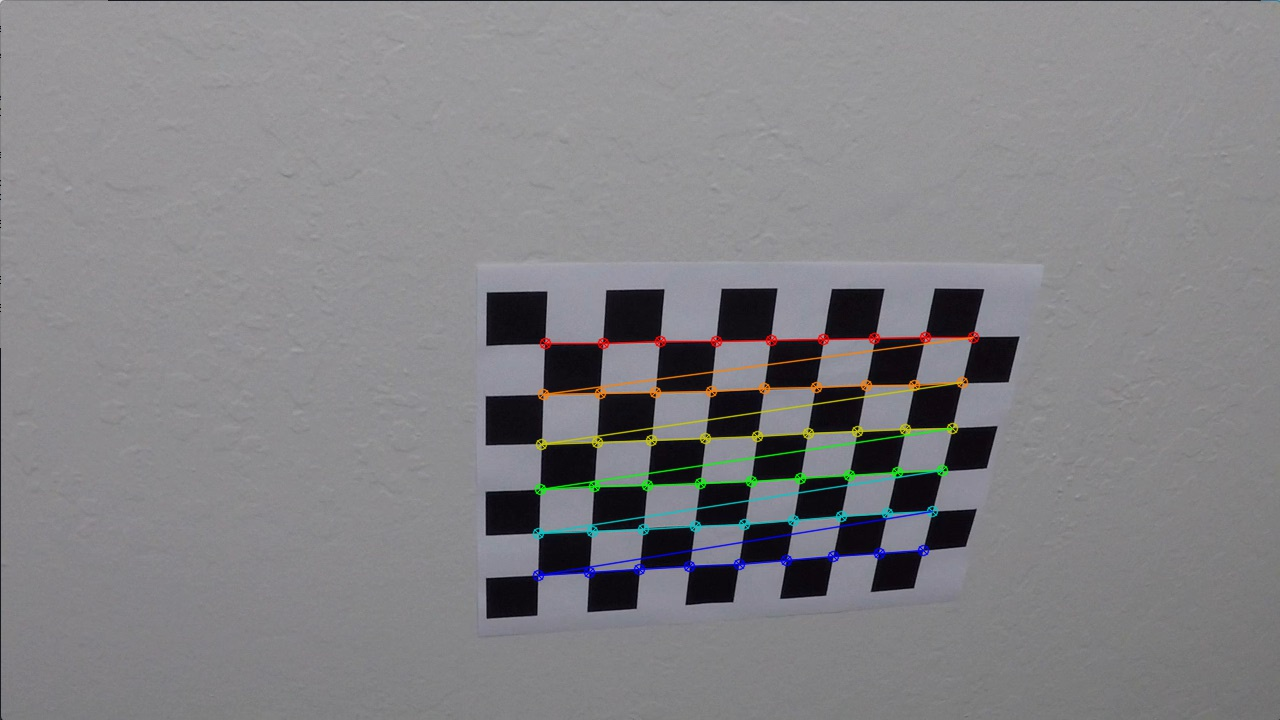
#> input picture result/chess_board_corners/board1.jpg, 1280 x 720 px
$ python -i advance-lane.py   (imports and definitions only)   (older library calls are emulated)
#> lines starting #> are read from the running program, lines starting #| are printed output that depends on the picture; after the words box and inside, x2 and y2 are one past the last pixel; in counts of white or black regions, pixels touching at a corner belong together
import numpy as np
import cv2
import glob
import matplotlib.pyplot as plt
from collections import deque
from moviepy.editor import VideoFileClip

ksize = 7
# prepare object points, like (0,0,0), (1,0,0), (2,0,0) ....,(6,5,0)
objp = np.zeros((6*9,3), np.float32)
objp[:,:2] = np.mgrid[0:9, 0:6].T.reshape(-1,2)

# Arrays to store object points and image points from all the images.
objpoints = [] # 3d points in real world space
imgpoints = [] # 2d points in image plane.

# Make a list of calibration images
images = glob.glob('camera_cal/calibration*.jpg')


# Step through the list and search for chessboard corners
# [16 lines not run here, left out]

# [7 lines left out: function undistort_image, not called in this run]

# Saturation color channel binary threshold.
def s_threshold(img, s_thresh=(0, 255)):
    s_channel = cv2.cvtColor(img, cv2.COLOR_RGB2HLS)[:,:,2]
    # Threshold color channel
    s_binary = np.zeros_like(s_channel)
    s_binary[(s_channel >= s_thresh[0]) & (s_channel <= s_thresh[1])] = 1
    return s_binary

# Define a function that takes an image, gradient orientation,
# and threshold min / max values.
def abs_sobel_thresh(img, orient='x', sobel_kernel=3, thresh=(0, 255)):
    # Convert to grayscale
    gray = cv2.cvtColor(img, cv2.COLOR_RGB2GRAY)
    # Apply x or y gradient with the OpenCV Sobel() function
    # and take the absolute value
    if orient == 'x':
        abs_sobel = np.absolute(cv2.Sobel(gray, cv2.CV_64F, 1, 0, ksize = sobel_kernel))
    if orient == 'y':
        abs_sobel = np.absolute(cv2.Sobel(gray, cv2.CV_64F, 0, 1))
    # Rescale back to 8 bit integer
    scaled_sobel = np.uint8(255*abs_sobel/np.max(abs_sobel))
    # Create a copy and apply the threshold
    binary_output = np.zeros_like(scaled_sobel)
    # Here I'm using inclusive (>=, <=) thresholds, but exclusive is ok too
    binary_output[(scaled_sobel >= thresh[0]) & (scaled_sobel <= thresh[1])] = 1
    # But the binary image just pitch black with no edges in it.
    # Return the result
    return binary_output

# Define a function to return the magnitude of the gradient
# for a given sobel kernel size and threshold values
def mag_thresh(img, sobel_kernel=3, mag_thresh=(0, 255)):
    # Convert to grayscale
    gray = cv2.cvtColor(img, cv2.COLOR_RGB2GRAY)
    # Take both Sobel x and y gradients
    sobelx = cv2.Sobel(gray, cv2.CV_64F, 1, 0, ksize=sobel_kernel)
    sobely = cv2.Sobel(gray, cv2.CV_64F, 0, 1, ksize=sobel_kernel)
    # Calculate the gradient magnitude
    gradmag = np.sqrt(sobelx**2 + sobely**2)
    # Rescale to 8 bit
    scale_factor = np.max(gradmag)/255
    gradmag = (gradmag/scale_factor).astype(np.uint8)
    # Create a binary image of ones where threshold is met, zeros otherwise
    binary_output = np.zeros_like(gradmag)
    binary_output[(gradmag >= mag_thresh[0]) & (gradmag <= mag_thresh[1])] = 1

    # Return the binary image
    return binary_output

# Define a function to threshold an image for a given range and Sobel kernel
def dir_threshold(img, sobel_kernel=3, thresh=(0, np.pi/2)):
    # Grayscale
    gray = cv2.cvtColor(img, cv2.COLOR_RGB2GRAY)

    # Calculate the x and y gradients
    sobelx = cv2.Sobel(gray, cv2.CV_64F, 1, 0, ksize=sobel_kernel)
    sobely = cv2.Sobel(gray, cv2.CV_64F, 0, 1, ksize=sobel_kernel)

    # Take the absolute value of the gradient direction,
    # apply a threshold, and create a binary image result
    absgraddir = np.arctan2(np.absolute(sobely), np.absolute(sobelx))
    binary_output =  np.zeros_like(absgraddir)
    binary_output[(absgraddir >= thresh[0]) & (absgraddir <= thresh[1])] = 1

    # Return the binary image
    return binary_output

def pipeline(img):
    # Apply each of the thresholding functions
    gradx = abs_sobel_thresh(img, orient='x', sobel_kernel=ksize, thresh=(10, 255))
    grady = abs_sobel_thresh(img, orient='y', sobel_kernel=ksize, thresh=(60, 255))
    mag_binary = mag_thresh(img, sobel_kernel=ksize, mag_thresh=(40, 255))
    dir_binary = dir_threshold(img, sobel_kernel=ksize, thresh=(.65, 1.05))
    saturation_binary = s_threshold(img, s_thresh=(160, 255))

    combined = np.zeros_like(dir_binary)
    combined[((gradx == 1) & (grady == 1)) | ((mag_binary == 1) & (dir_binary == 1)) | (saturation_binary == 1)] = 1

    return combined


# [17 lines left out: function region_of_interest, not called in this run]

# images = glob.glob('./test_images/test*.jpg')

top_left = [560, 470]
top_right = [730, 470]
bottom_right = [1080, 720]
bottom_left = [200, 720]

pts = np.array([bottom_left,bottom_right,top_right,top_left])
pts = np.float32(pts.tolist())


top_left_dst = [200,0]
top_right_dst = [1100,0]
bottom_right_dst = [1100,720]
bottom_left_dst = [200,720]

test_src = pts
test_dst = np.array([bottom_left_dst,bottom_right_dst,top_right_dst,top_left_dst])
test_dst = np.float32(test_dst.tolist())


class Line():
    def __init__(self):
        # x values of the last n fits of the line
        self.left_x_polyfits  = deque(maxlen=5)

        self.right_x_polyfits  = deque(maxlen=5)
        # average of the polyfits from the deque.
        self.mean_left_polyfits = 0
        self.mean_right_polyfits = 0

        # maximum allowed gap between x coordinates of
        # 2 consecutive frames to pass sanity check.
        self.max_next_frame_gap = 100
        # last values of gap between min and max values of each lane line.
        self.last_left_gap = 0
        self.last_right_gap = 0

    # [67 lines left out: functions add_mean_fit_left, add_mean_fit_right, get_mean_x_fits, sanity_check_return_mean_fit, not called in this run]


Left_line = Line()
Right_line = Line()

# [160 lines left out: function process_image, not called in this run]

video_output = './result/result.mp4'
# [1 line that did not run here, left out]
# [1 line that did not run here, left out]
# [1 line not run here, left out]

>>> import cv2
>>> picture = cv2.imread('result/chess_board_corners/board1.jpg')
#> picture is the input picture: shape (720, 1280, 3); mean B, G, R 133, 130, 130.6
>>> result = pipeline(picture)
#> in pipeline, `gradx = abs_sobel_thresh(img, orient='x', sobel_kernel=ksize, thresh=(..`:
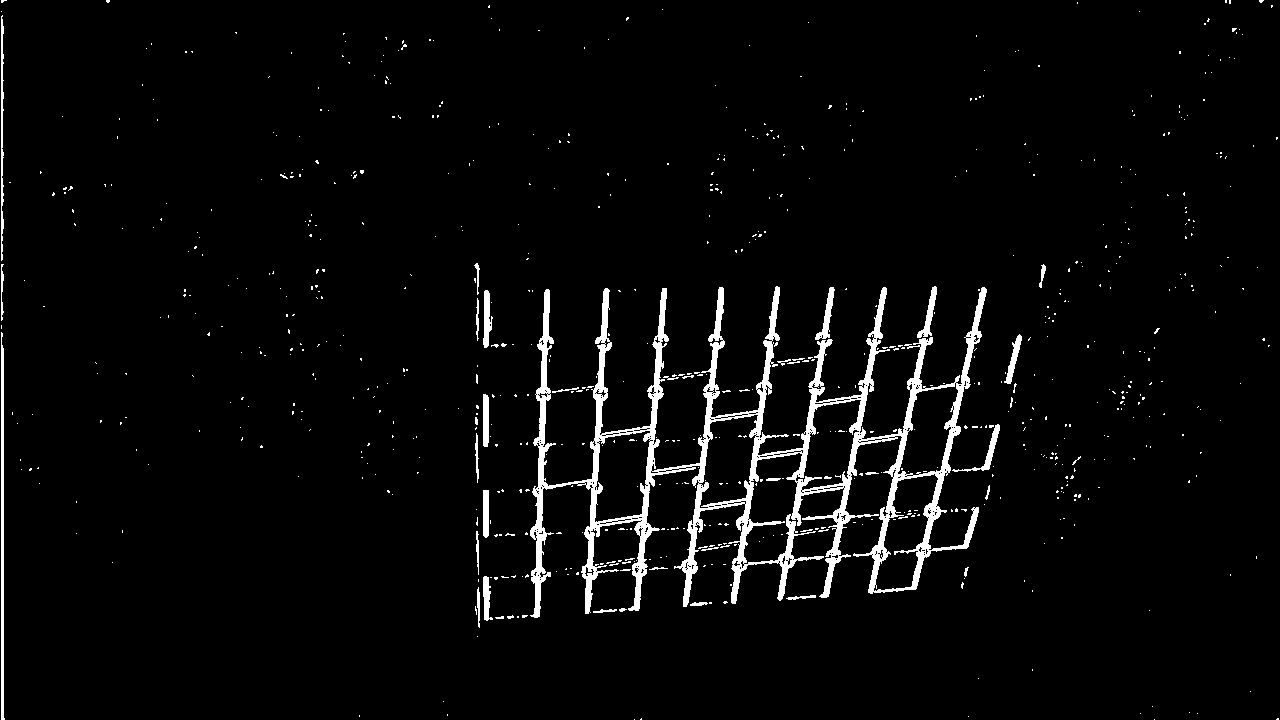
#> gradx: shape (720, 1280); values 0 (black) and 1 (white), 3.6% white; 749 white regions (713 under 20 px), largest, box (x1, y1, x2, y2) and area: (530, 286, 987, 618) 24567, (1, 332, 5, 720) 1141, (1, 15, 4, 261) 521
#> in mag_thresh, `scale_factor = np.max(gradmag)/255`: scale_factor = 362.3
#> in dir_threshold, `absgraddir = np.arctan2(np.absolute(sobely), np.absolute(sobelx))`:
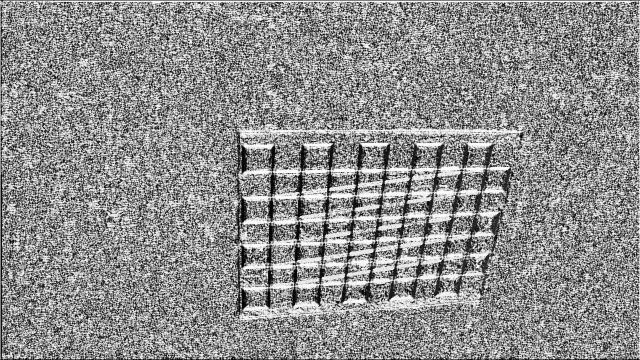
#> absgraddir: shape (720, 1280) float64 (shown at 1/2 size); min 0, max 1.57, mean 0.874; drawn with min black and max white
#> in pipeline, `dir_binary = dir_threshold(img, sobel_kernel=ksize, thresh=(.65, 1.05))`:
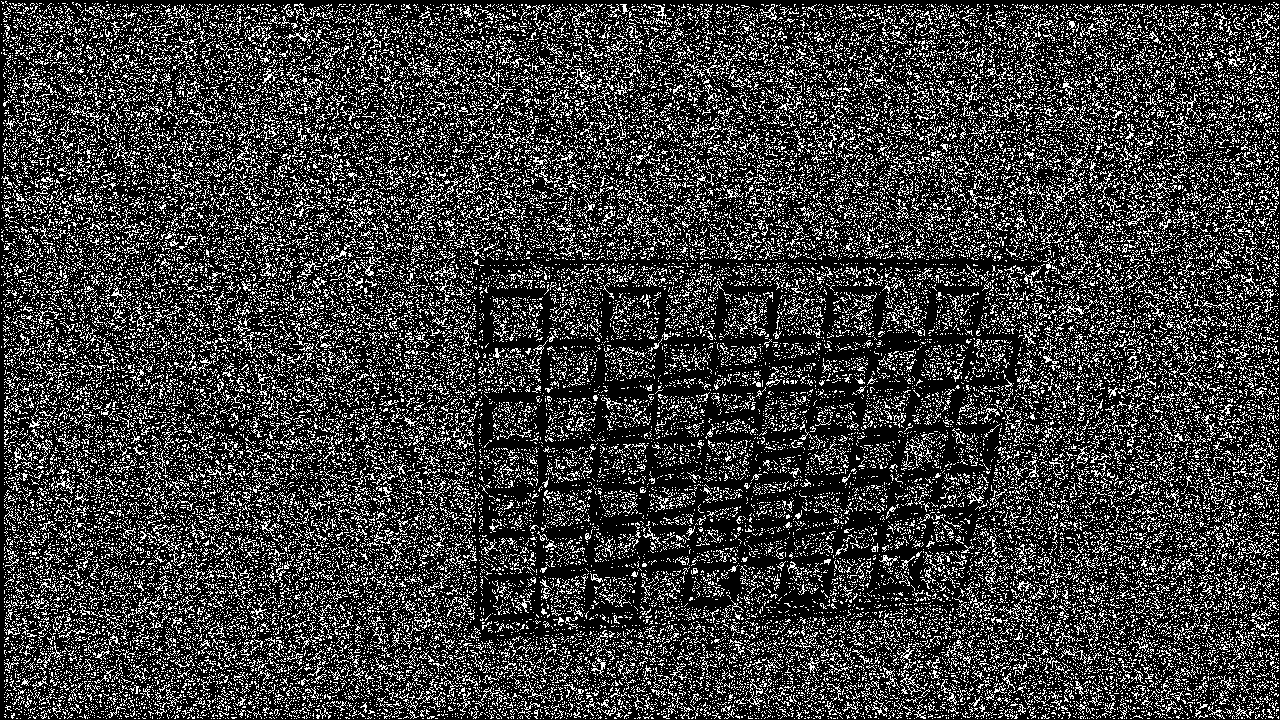
#> dir_binary: shape (720, 1280) float64; values 0 (black) and 1 (white), 23.6% white in thin lines or dots
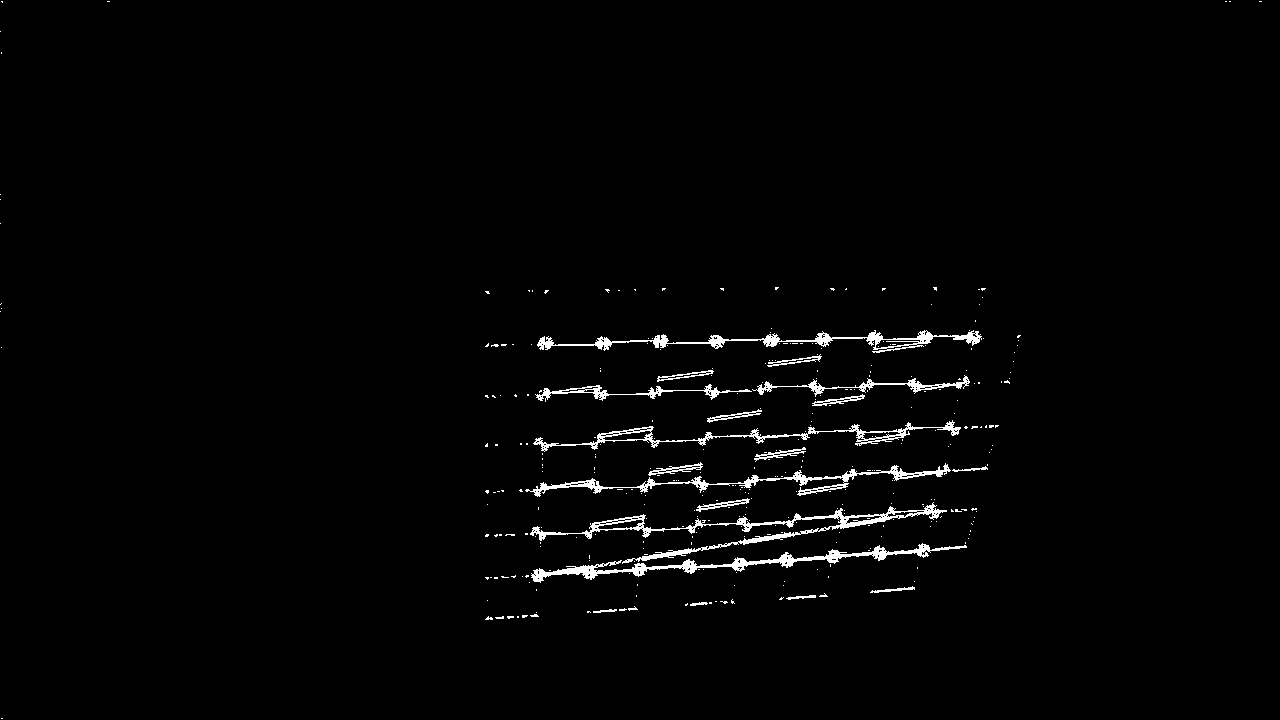
#> result: shape (720, 1280) float64; values 0 (black) and 1 (white), 1.7% white; 334 white regions (314 under 20 px), largest, box (x1, y1, x2, y2) and area: (530, 502, 947, 564) 2840, (531, 543, 967, 583) 2477, (537, 330, 982, 353) 2140

$ run again, on result/chess_board_corners/board13.jpg
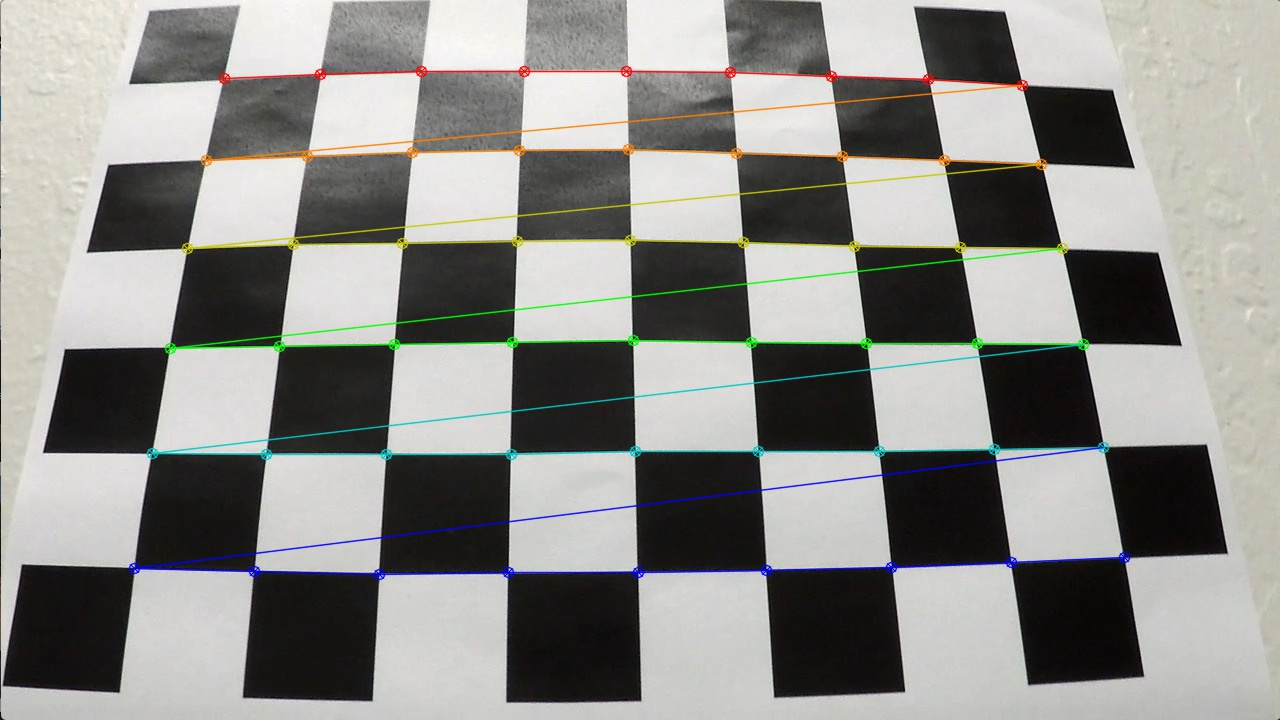
#> input picture result/chess_board_corners/board13.jpg, 1280 x 720 px
#> picture is the input picture: shape (720, 1280, 3); mean B, G, R 137.4, 141.1, 141.3
#> in pipeline, `gradx = abs_sobel_thresh(img, orient='x', sobel_kernel=ksize, thresh=(..`:
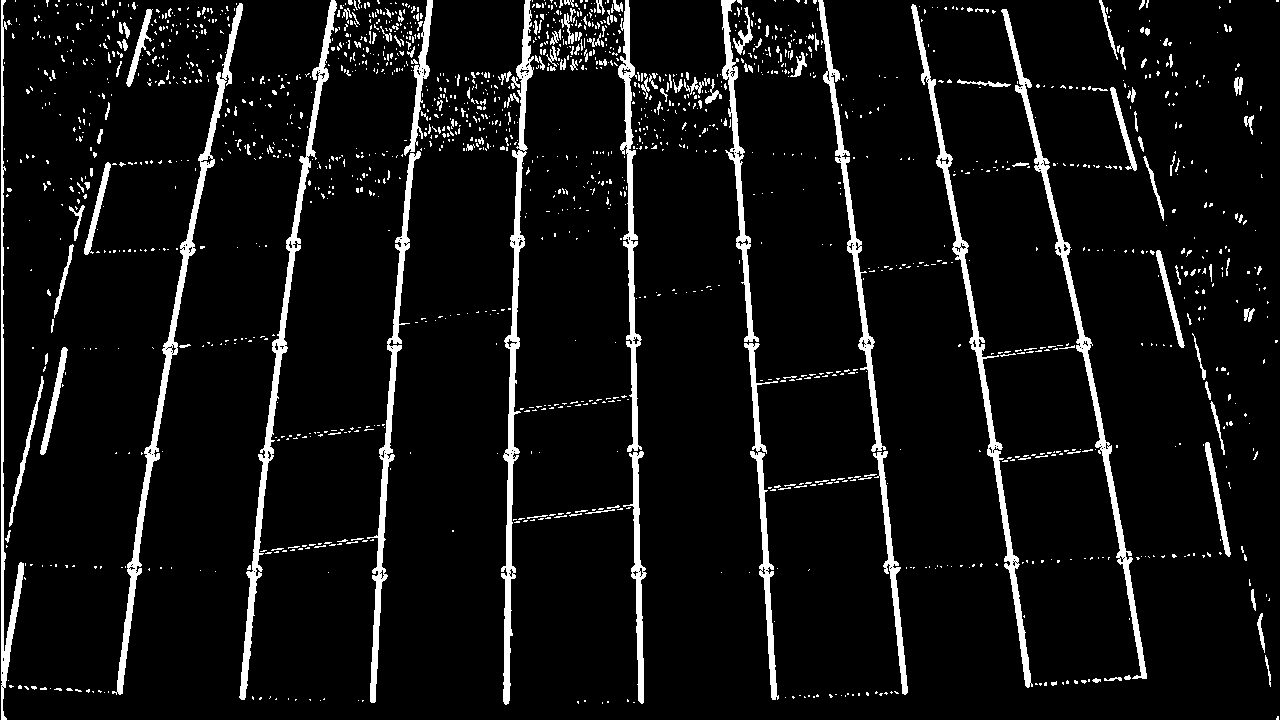
#> gradx: shape (720, 1280); values 0 (black) and 1 (white), 7% white; 1721 white regions (1547 under 20 px), largest, box (x1, y1, x2, y2) and area: (112, 3, 243, 695) 4812, (239, 0, 337, 700) 4808, (501, 0, 534, 705) 4737
#> grady: shape (720, 1280); values 0 (black) and 1 (white), 3.5% white; 550 white regions (451 under 20 px), largest, box (x1, y1, x2, y2) and area: (944, 158, 1135, 175) 862, (396, 339, 632, 346) 807, (994, 445, 1104, 462) 655
#> scale_factor = 530.7
#> mag_binary: shape (720, 1280); values 0 (black) and 1 (white), 8.8% white; 89 white regions (83 under 20 px), largest, box (x1, y1, x2, y2) and area: (1, 0, 1230, 705) 80156, (0, 0, 4, 465) 797, (694, 96, 723, 104) 94, (0, 710, 5, 720) 32, (459, 73, 486, 74) 27, (395, 1, 407, 3) 22
#> dir_binary: shape (720, 1280) float64; values 0 (black) and 1 (white), 20.6% white in thin lines or dots
#> saturation_binary: shape (720, 1280); values 0 (black) and 1 (white), 2.1% white in thin lines or dots
#> `result = pipeline(picture)`:
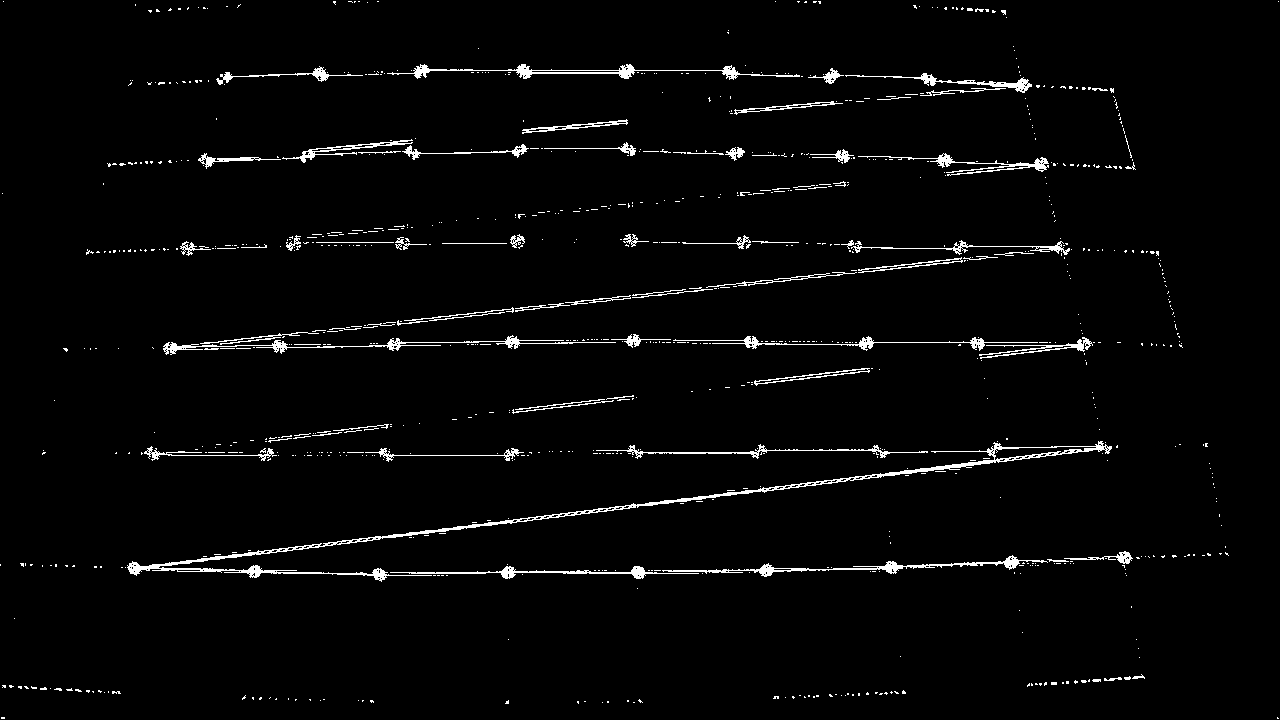
#> result: shape (720, 1280) float64; values 0 (black) and 1 (white), 2.6% white in thin lines or dots
